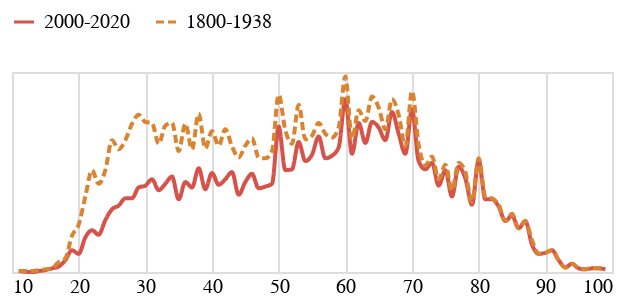

Notebook source saved alongside this figure:
### Code cell
tvar1 = alt.Chart(do_grafu_basnici.to_pandas(), width=300, height=100).mark_line(interpolate="monotone").encode(
    alt.X('vek:Q').axis(domain=False, tickSize=0, title=None),
    alt.Y('len:Q').stack('zero').axis(None),
    alt.Color('obdobi:N', sort=['2000-2020','1800-1838'], scale=alt.Scale(range=['#D6534B', '#DB842F']), legend=alt.Legend(title=None, orient="top")),
    alt.StrokeDash('obdobi:N', sort=['2000-2020','1800-1838'], legend=None)
)

tvar1

### Figure 1 — Vega-Lite specification as saved in the notebook (floating-point values rounded to 4 significant figures; data arrays with more than 128 entries replaced by an {"elided": "..."} marker saying what was removed)
{"config": {"title": {"font": "Noticia Text", "fontSize": 14, "anchor": "start", "fontWeight": "bolder", "subtitleFont": "Noticia Text", "subtitleLineHeight": 18, "subtitleFontSize": 12, "subtitleFontWeight": "normal", "subtitlePadding": 10, "dy": -12}, "axis": {"labelFont": "Asap", "titleFont": "Asap", "fontWeight": "lighter", "titleFontWeight": "lighter", "labelFontSize": 10, "titleFontSize": 10, "labelPadding": 2, "titlePadding": 10}, "legend": {"labelFont": "Asap", "labelFontWeight": "normal", "titleFont": "Asap", "titleFontWeight": "normal", "labelFontSize": 10, "titleFontSize": 10}}, "data": {"name": "data-c1ac3921a39e895d718684ec03292f77"}, "mark": {"type": "line", "interpolate": "monotone"}, "encoding": {"color": {"field": "obdobi", "legend": {"orient": "top", "title": null}, "scale": {"range": ["#D6534B", "#DB842F"]}, "sort": ["2000-2020", "1800-1838"], "type": "nominal"}, "strokeDash": {"field": "obdobi", "legend": null, "sort": ["2000-2020", "1800-1838"], "type": "nominal"}, "x": {"axis": {"domain": false, "tickSize": 0, "title": null}, "field": "vek", "type": "quantitative"}, "y": {"axis": null, "field": "len", "stack": "zero", "type": "quantitative"}}, "height": 100, "width": 300, "$schema": "https://vega.github.io/schema/vega-lite/v5.8.0.json", "datasets": {"data-c1ac3921a39e895d718684ec03292f77": {"elided": "159 records"}}}
